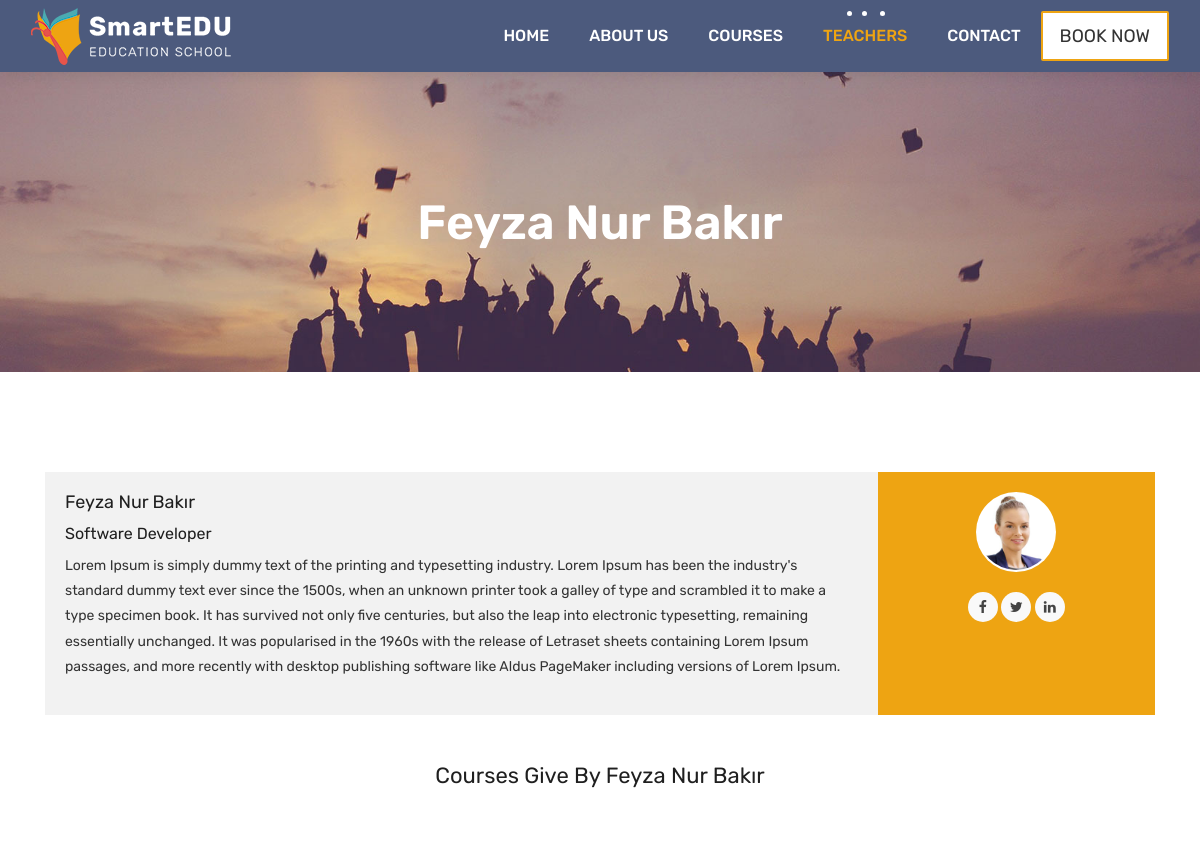
Before: /teachers/teacher/1 (upper part) with the older database file.
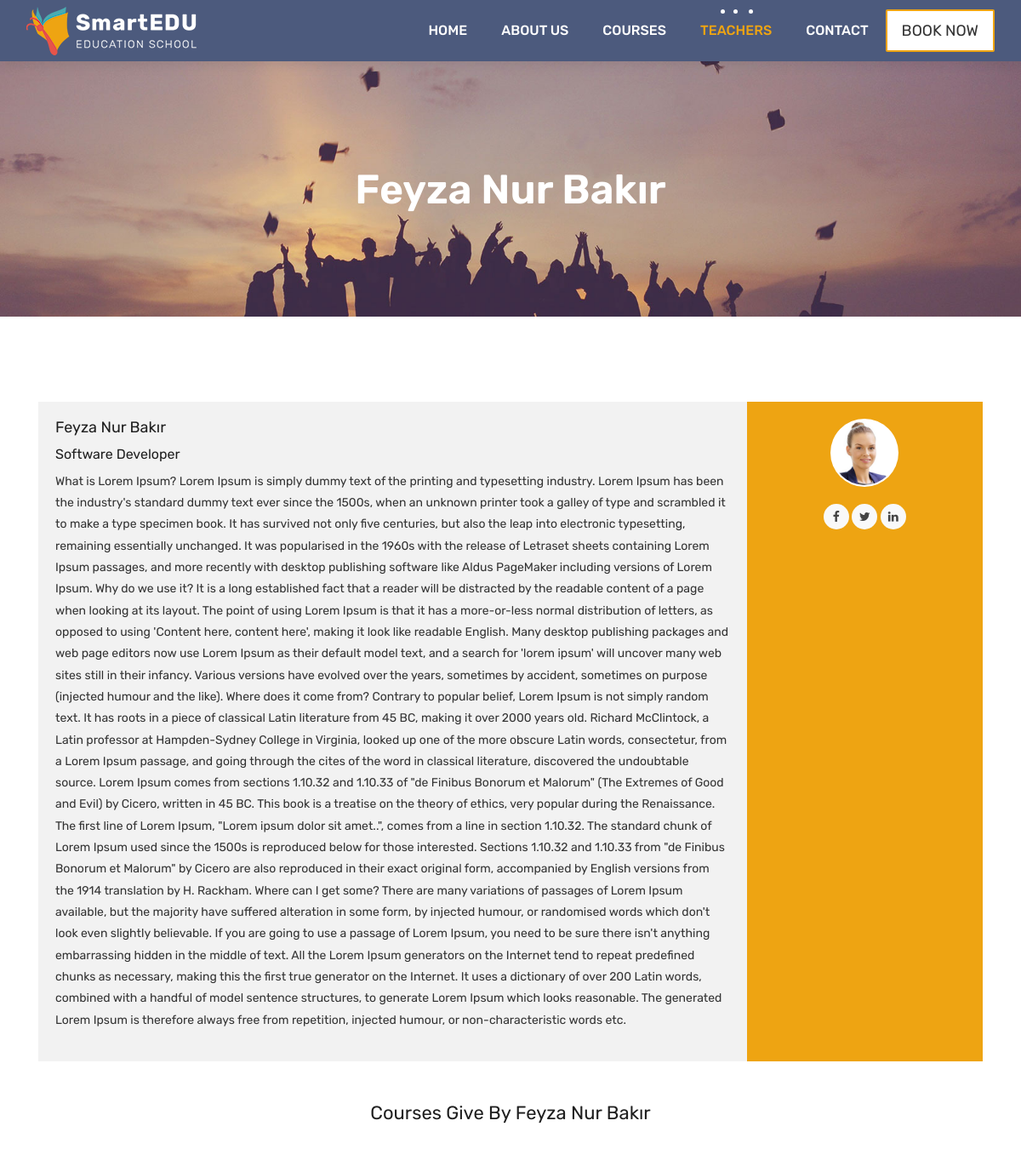
After: the same page with the newer database file.
### teachers/models.py (models this page shows, shortened)
class Teacher(models.Model):
    name = models.CharField(max_length=50)
    title = models.CharField(max_length=50)
    description = models.TextField(blank=True)
    image = models.ImageField(upload_to="courses/%Y/%m/%d/")
    facebook = models.URLField(max_length=100, blank=True)
    twitter = models.URLField(max_length=100, blank=True)
    linkedin = models.URLField(max_length=100, blank=True)
    youtube = models.URLField(max_length=100, blank=True)

### teachers/views.py (the view)
# urls.py: path('teacher/<int:pk>', TeacherDetailView.as_view(), name="teacher_detail"),
class TeacherDetailView(DetailView):
    model = Teacher
    template_name = 'teacher.html'
    context_object_name = 'teacher'
    def get_context_data(self, **kwargs):
        context = super().get_context_data(**kwargs)
        context['courses'] = Course.objects.filter(available=True, teacher = self.kwargs['pk'])
        return context

### templates/teacher.html (shortened to what this page needs)
{% extends 'partials/_base.html' %}
{% load static %}
{% block content %}
	<div class="all-title-box">
		<div class="container text-center">
			<h1>{{ teacher.name }}</span></h1>
		</div>
	</div>
    <div id="overviews" class="section wb">
        <div class="container">
            <div class="row">
                <div class="col-lg-12 blog-post-single">
					<div class="blog-author">
						<div class="author-bio">
							<h3 class="author_name">{{ teacher.name }}</h3>
							<h5>{{ teacher.title }}</h5>
							<p class="author_det">
								{{ teacher.description }}
							</p>
						</div>
						<div class="author-desc">
							<img src="{{ teacher.image.url }}" alt="about author">
							<ul class="author-social">
								<li><a href="{{ teacher.facebook }}"><i class="fa fa-facebook"></i></a></li>
								<li><a href="{{ teacher.twitter }}"><i class="fa fa-twitter"></i></a></li>
								<li><a href="{{ teacher.linkedin }}"><i class="fa fa-linkedin"></i></a></li>
							</ul>
						</div>
					</div>
                </div>
            </div>
            <div class="row">
                <div class="col-lg-12">
                    <h2 class="text-center my-5">Courses Give By {{ teacher.name }}</h2>
                </div>
            </div>
        </div>
    </div>
    {% endblock %}

Changed rows visible on the page:
changed Teacher "Feyza Nur Bakır": description "Lorem Ipsum is simply dummy text of the printing and typesetting industry. Lorem Ipsum has been the industry's standard dummy text ever since the 1500s, when an unknown printer took a galley of type and scrambled it to make a type specimen book. It has survived not only five centuries, but also the leap into electronic typesetting, remaining essentially unchanged. It was popularised in the 1960s with the release of Letraset sheets containing Lorem Ipsum passages, and more recently with desktop publishing software like Aldus PageMaker including versions of Lorem Ipsum." → "What is Lorem Ipsum? Lorem Ipsum is simply dummy text of the printing and typesetting industry. Lorem Ipsum has been the industry's standard dummy text ever since the 1500s, when an unknown printer took a galley of type and scrambled it to make a type specimen book. It has survived not only five centuries, but also the leap into electronic typesetting, remaining essentially unchanged. It was popularised in the 1960s with the release of Letraset sheets containing Lorem Ipsum passages, and more recently with desktop publishing software like Aldus PageMaker including versions of Lorem Ipsum. Why do we use it? It is a long established fact that a reader will be distracted by the readable…"
